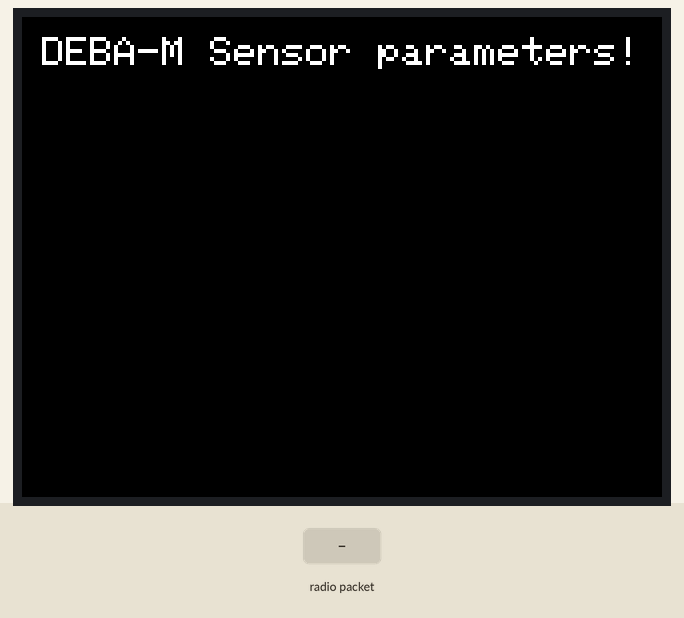
A sketch run on a simulated ESP32-S3. On the bench: 320×240 colour display. The inputs (shaded band) are chosen by the test bench. No radio packets arrive unless stated; what the sketch prints to the serial monitor is not drawn.

Above: at 1.4 s.
1.5 s: radio packet "1" arrives
3.0 s: radio packet "0" arrives
4.5 s: radio packet "2" arrives
Timing chart, 0 to 7.5 s (numbered marks = the images above; inputs shaded):
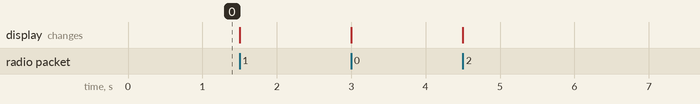

The sketch:

Receiver.ino
```cpp
#include <SPI.h>
#include <LoRa.h>
#include <TFT_eSPI.h> // TFT display library

// Custom ESP32-S3 LoRa Pin Definitions
#define LORA_SCK  18
#define LORA_MISO 19
#define LORA_MOSI 32
#define LORA_NSS  15
#define LORA_RST  14
#define LORA_DIO0 27

// Initialize TFT display
TFT_eSPI tft = TFT_eSPI();

unsigned long previousMillis = 0;  // Store the last time the display was updated
const long interval = 1000;        // Interval to refresh display (1 second)

// To hold last printed message to avoid redundant redraw
String lastMessage = "";

void setup() {
    Serial.begin(115200);
    while (!Serial);

    // Initialize TFT Display
    tft.init();
    tft.setRotation(1);
    tft.fillScreen(TFT_BLACK);
    tft.setTextColor(TFT_WHITE, TFT_BLACK);
    tft.setTextSize(2);

    tft.setCursor(10, 10);
    tft.println("DEBA-M Sensor parameters!");

    Serial.println("TFT initialized!");

    // Setup LoRa module
    SPI.begin(LORA_SCK, LORA_MISO, LORA_MOSI, LORA_NSS);
    LoRa.setPins(LORA_NSS, LORA_RST, LORA_DIO0);
    LoRa.setSPIFrequency(1E6); // Reduce SPI speed for stability

    if (!LoRa.begin(433E6)) {
        Serial.println("LoRa Init Failed!");

        tft.setTextColor(TFT_RED, TFT_BLACK);
        tft.println("LoRa Init Failed!");

        while (1);
    }

    Serial.println("LoRa initialized.");
}

void loop() {
    unsigned long currentMillis = millis();  // Get the current time

    // Handle incoming LoRa packet
    int packetSize = LoRa.parsePacket();

    if (packetSize) {
        String message = "";

        while (LoRa.available()) {
            char c = (char)LoRa.read();
            Serial.print(c);
            message += c;
        }

        Serial.println();  // Move to a new line after the message

        // Only update the display if the message is different from the last one
        if (message != lastMessage) {
            tft.setCursor(10, 40);

            // Display received message
            tft.setTextColor(TFT_WHITE, TFT_BLACK);
            tft.println(message);

            lastMessage = message;
        }
    }

    // Optional: Update display every second
    if (currentMillis - previousMillis >= interval) {
        previousMillis = currentMillis;
    }
}
```
